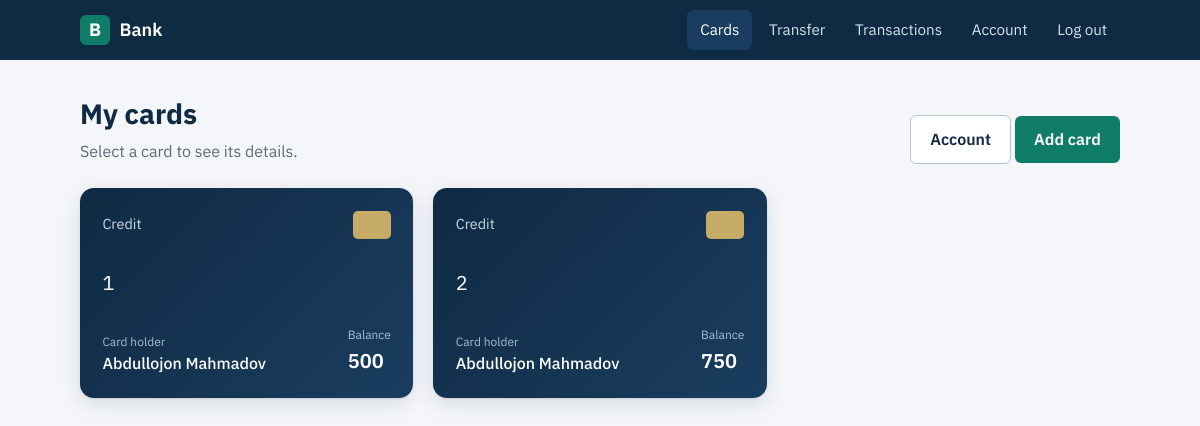
The app's page /cards (signed in) with its own data.
### bank_system/models.py (models this page shows)
class Card(models.Model):
    card_number = models.CharField(max_length=50,unique=True)
    cvv = models.IntegerField(default=generate_cvv)
    date = models.DateField()
    balance = models.IntegerField(default=500)
    type = models.CharField(max_length=50)
    pin = models.IntegerField(default=generate_pin)
    owner = models.ForeignKey( Account ,on_delete=models.CASCADE)

class Account(models.Model):
    firstname = models.CharField(max_length=50)
    lastname = models.CharField(max_length=50)
    address = models.CharField( max_length=50)
    passport_id = models.CharField(max_length=50,unique=True)
    balance = models.IntegerField(default=1000)
    user = models.OneToOneField(User , on_delete=models.CASCADE)

### bank_system/views.py (the view)
# urls.py: path('cards',CardList.as_view(),name = 'cards'),
class CardList(ListView):
    model = Card
    template_name = 'my_cards.html'
    context_object_name = 'cards'
    def get_queryset(self):
        account = Account.objects.get(user = self.request.user)
        return Card.objects.filter(owner = account)

### bank_system/templates/my_cards.html (shortened to what this page needs)
<!doctype html>
<html lang="en">
  <head>
  </head>
  <body>
    <header class="topbar">
      <div class="topbar-inner">
        <a class="brand" href="{% url 'cards' %}"
          ><span class="brand-mark">B</span> Bank</a
        >
        <nav class="nav" aria-label="Main">
          <a href="{% url 'cards' %}" aria-current="page">Cards</a>
          <a href="{% url 'transfer' %}">Transfer</a>
          <a href="{% url 'transactions' %}">Transactions</a>
          <a href="{% url 'acc_detail' user.pk %}">Account</a>
          <form method="post" action="{% url 'logout' %}" class="logout-form">
            {% csrf_token %}<button type="submit">Log out</button>
          </form>
        </nav>
      </div>
    </header>
    <main class="container">
      <div class="page-head">
        <div>
          <h1>My cards</h1>
          <p>Select a card to see its details.</p>
        </div>
        <div>
          <a class="btn btn-secondary" href="{% url 'acc_detail' user.pk %}"
            >Account</a
          >
          <a class="btn" href="{% url 'create_card' %}">Add card</a>
        </div>
      </div>
      {% if cards %}
      <div class="cards">
        {% for card in cards %}
        <a class="card-link" href="{% url 'card_detail' card.pk %}">
          <div class="bank-card">
            <div class="card-top">
              <span>{{ card.type }}</span>
              <span class="chip" aria-hidden="true"></span>
            </div>
            <div class="number">{{ card.card_number }}</div>
            <div class="card-bottom">
              <div>
                <small>Card holder</small>
                <span class="holder"
                  >{{ card.owner.firstname }} {{ card.owner.lastname }}</span
                >
              </div>
              <div>
                <small>Balance</small>
                <span class="balance">{{ card.balance }}</span>
              </div>
            </div>
          </div>
        </a>
        {% endfor %}
      </div>
      {% else %}
      <div class="empty">
        <p>You don't have any cards yet.</p>
        <a class="btn" href="{% url 'create_card' %}">Add your first card</a>
      </div>
      {% endif %}
    </main>
  </body>
</html>

### bank_system/templates/my_cards.html (style rules this page uses)
:root { --navy: #0f2a43; --navy-2: #1a3d5f; --ink: #1b2733; --muted: #5c6b7a; --line: #dde3ea; --bg: #f4f6f9; --accent: #0e7c66; --accent-dark: #0a5f4e; }
*, *::before, *::after { box-sizing: border-box; }
body { margin: 0; background: var(--bg); color: var(--ink); line-height: 1.55; font-family: "IBM Plex Sans", system-ui, -apple-system, "Segoe UI", Roboto, sans-serif; font-variant-numeric: tabular-nums; }
a { color: inherit; }
.topbar { background: var(--navy); }
.topbar-inner { max-width: 1080px; margin: 0 auto; padding: 0 1.25rem; min-height: 60px; display: flex; align-items: center; justify-content: space-between; gap: 1rem; flex-wrap: wrap; }
.brand { display: flex; align-items: center; gap: 0.6rem; color: #fff; text-decoration: none; font-weight: 600; font-size: 1.125rem; }
.brand-mark { width: 30px; height: 30px; border-radius: 6px; background: var(--accent); display: grid; place-items: center; font-weight: 700; }
.nav { display: flex; gap: 0.25rem; flex-wrap: wrap; }
.nav a { color: #d5e0ec; text-decoration: none; padding: 0.5rem 0.8rem; border-radius: 6px; font-size: 0.95rem; }
.nav a:hover, .nav a[aria-current="page"] { background: var(--navy-2); color: #fff; }
.container { max-width: 1080px; margin: 0 auto; padding: 2rem 1.25rem 3rem; }
.page-head { display: flex; justify-content: space-between; align-items: flex-end; gap: 1rem; flex-wrap: wrap; margin-bottom: 1.5rem; }
.page-head h1 { margin: 0; color: var(--navy); font-size: 1.75rem; }
.page-head p { margin: 0.25rem 0 0; color: var(--muted); }
.btn { display: inline-block; padding: 0.7rem 1.2rem; border-radius: 6px; font-weight: 600; text-decoration: none; background: var(--accent); color: #fff; border: 0; }
.btn-secondary { background: #fff; color: var(--navy); border: 1px solid #b9c4d0; }
.cards { display: grid; grid-template-columns: repeat(auto-fill, minmax(300px, 1fr)); gap: 1.25rem; }
.card-link { text-decoration: none; display: block; }
.bank-card { aspect-ratio: 1.586; border-radius: 14px; padding: 1.4rem; color: #fff; background: linear-gradient(135deg, var(--navy) 0%, var(--navy-2) 100%); display: flex; flex-direction: column; justify-content: space-between; box-shadow: 0 1px 2px rgba(15, 42, 67, 0.1), 0 6px 20px rgba(15, 42, 67, 0.12); }
.card-top { display: flex; justify-content: space-between; align-items: center; color: #cbd8e6; font-size: 0.9rem; }
.chip { width: 38px; height: 28px; border-radius: 5px; background: #d9b86a; opacity: 0.9; }
.number { font-size: 1.25rem; letter-spacing: 0.12em; }
.card-bottom { display: flex; justify-content: space-between; align-items: flex-end; gap: 1rem; }
.card-bottom small { display: block; color: #a9bbcd; font-size: 0.75rem; }
.holder { font-weight: 500; }
.balance { font-size: 1.25rem; font-weight: 600; text-align: right; }
.logout-form { display: inline; margin: 0; }
.logout-form button { color: #d5e0ec; text-decoration: none; padding: .5rem .8rem; border-radius: 6px; font: inherit; font-size: .95rem; background: none; border: 0; cursor: pointer; }

### records on screen
Card: type "Credit", card_number "1", owner.firstname "Abdullojon", owner.lastname "Mahmadov", balance "500"
Card: type "Credit", card_number "2", owner.firstname "Abdullojon", owner.lastname "Mahmadov", balance "750"
